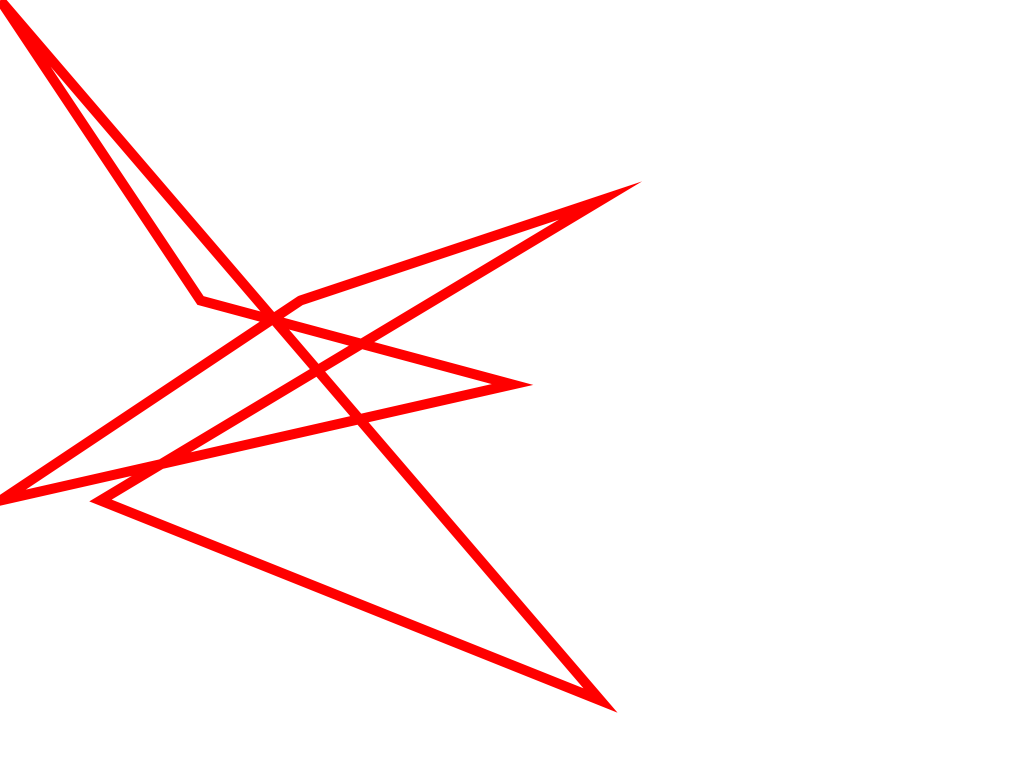
Frame 1 (no input)
Frame 60 (the mouse pressed at the canvas centre just before this capture): identical to frame 1, image omitted
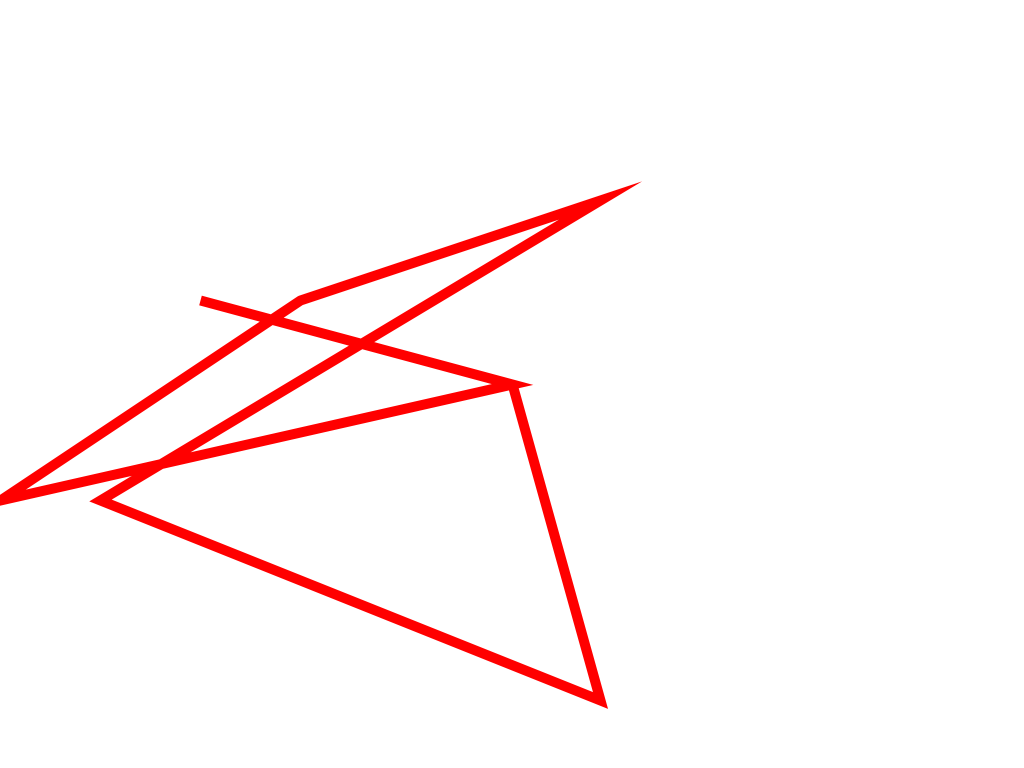
Frame 120 (the mouse held since frame 60 and released just before this capture)

The Processing sketch that drew these frames (run headless with seeded random() and noise(); from frame 60 on, the mouse is pressed at the canvas centre):

// Processing sketch: AdvancedDrawingWithShape
// ── AdvancedDrawingWithShape.pde
void setup() {
    size(1024, 768);
    noStroke();
    fill(0);
}

void draw() {
    background(255);
    
    noFill();
    strokeWeight(10);
    stroke(255,0,0);
    
    beginShape();
    vertex(width / 2, height / 2);
    vertex(200, 300);
    vertex(mouseX, mouseY);
    vertex(600, 700);
    vertex(100, 500);
    vertex(600, 200);
    vertex(300, 300);
    vertex(0, 500);
    endShape(CLOSE);
}
